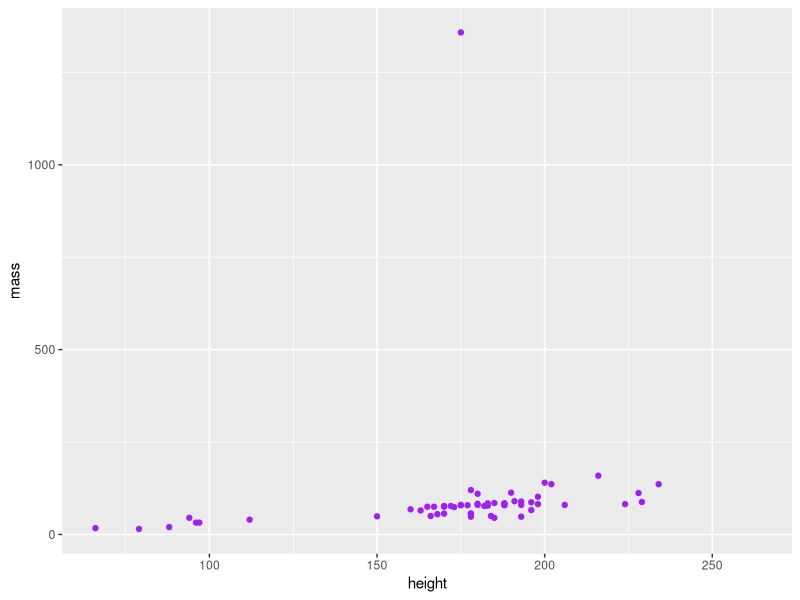

This chart was generated by the following R code:
## ---- chunk 1
knitr::opts_chunk$set(echo = TRUE)
library(tidyverse)
## ---- chunk 2


ggplot(data = starwars, aes(x = height, y = mass))+
  geom_point(color = "purple")



## ---- chunk 3
sw_height_mean <- mean(starwars$height, na.rm = TRUE)
sw_height_mean


# Variance of character height (var())
variance_height <- var(starwars$height, na.rm = TRUE)

# Standard Deviation of height

dev_sw_height <- sd(starwars$height, na.rm = TRUE)
dev_sw_height
## ---- chunk 4

5 < 10

"cat" < "armadillo"

"cat" < "elephant"

"dog" == "dog"

## ---- chunk 5
10 < 11

3 <= 1
## ---- chunk 6
tarantulas <- c(1,3,7,10,15)

tarantulas > 5


## ---- chunk 7

3 < 1 | 8 > 2


6 < 10 & 5 < 1

7!= 11
# is seven not equal to eleven

4 != 4 | 2 <5 | 6 > 10

0 == FALSE

1 == TRUE



